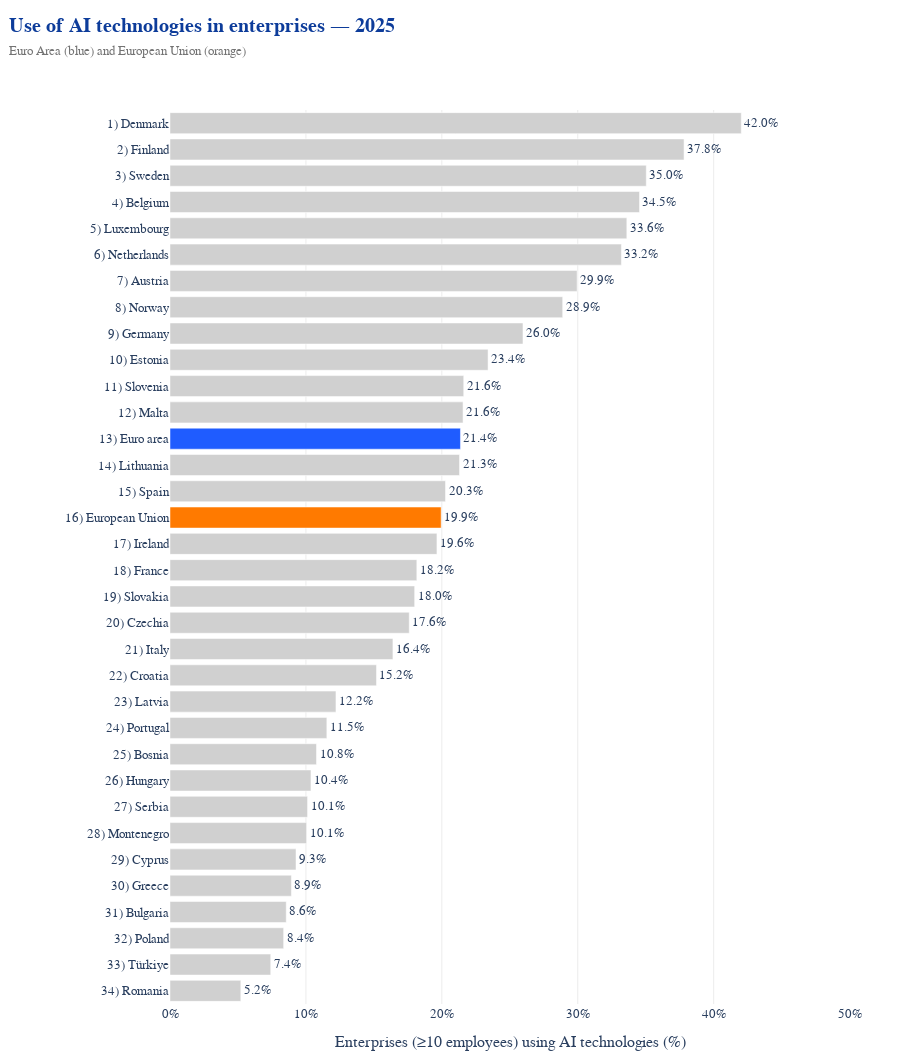

Source (notebook cell):
### Code cell
fig = bar_ranking_year_plotly(long, year=2025)
fig.show()

### Figure 1 — Plotly figure (JSON) as saved in the notebook; plotly's stock layout.template omitted (floating-point values rounded to 4 significant figures)
{"data": [{"cliponaxis": false, "hovertemplate": "<b>%{y}</b><br>%{x:.1f}%<extra></extra>", "marker": {"color": ["#D0D0D0", "#D0D0D0", "#D0D0D0", "#D0D0D0", "#D0D0D0", "#D0D0D0", "#D0D0D0", "#D0D0D0", "#D0D0D0", "#D0D0D0", "#D0D0D0", "#D0D0D0", "#1f5cff", "#D0D0D0", "#D0D0D0", "#ff7a00", "#D0D0D0", "#D0D0D0", "#D0D0D0", "#D0D0D0", "#D0D0D0", "#D0D0D0", "#D0D0D0", "#D0D0D0", "#D0D0D0", "#D0D0D0", "#D0D0D0", "#D0D0D0", "#D0D0D0", "#D0D0D0", "#D0D0D0", "#D0D0D0", "#D0D0D0", "#D0D0D0"]}, "orientation": "h", "text": ["42.0%", "37.8%", "35.0%", "34.5%", "33.6%", "33.2%", "29.9%", "28.9%", "26.0%", "23.4%", "21.6%", "21.6%", "21.4%", "21.3%", "20.3%", "19.9%", "19.6%", "18.2%", "18.0%", "17.6%", "16.4%", "15.2%", "12.2%", "11.5%", "10.8%", "10.4%", "10.1%", "10.1%", "9.3%", "8.9%", "8.6%", "8.4%", "7.4%", "5.2%"], "textposition": "outside", "type": "bar", "x": [42.03, 37.82, 35.04, 34.54, 33.61, 33.21, 29.95, 28.89, 25.97, 23.4, 21.61, 21.56, 21.37, 21.3, 20.27, 19.95, 19.64, 18.16, 18.0, 17.6, 16.4, 15.19, 12.21, 11.54, 10.78, 10.37, 10.12, 10.05, 9.27, 8.93, 8.55, 8.36, 7.41, 5.21], "y": ["1) Denmark", "2) Finland", "3) Sweden", "4) Belgium", "5) Luxembourg", "6) Netherlands", "7) Austria", "8) Norway", "9) Germany", "10) Estonia", "11) Slovenia", "12) Malta", "13) Euro area", "14) Lithuania", "15) Spain", "16) European Union", "17) Ireland", "18) France", "19) Slovakia", "20) Czechia", "21) Italy", "22) Croatia", "23) Latvia", "24) Portugal", "25) Bosnia", "26) Hungary", "27) Serbia", "28) Montenegro", "29) Cyprus", "30) Greece", "31) Bulgaria", "32) Poland", "33) Türkiye", "34) Romania"]}], "layout": {"font": {"family": "Arial", "size": 13}, "height": 1064, "margin": {"b": 60, "l": 170, "r": 50, "t": 110}, "showlegend": false, "title": {"text": "<span style='color:#0D3C9A; font-size:20px;'><b>Use of AI technologies in enterprises — 2025</b></span><br><span style='color:rgba(0,0,0,0.55); font-size:13px;'>Euro Area (blue) and European Union (orange)</span>", "x": 0.01, "xanchor": "left", "y": 0.97}, "xaxis": {"gridcolor": "rgba(0,0,0,0.08)", "range": [0, 50.03], "showgrid": true, "ticksuffix": "%", "title": {"text": "Enterprises (≥10 employees) using AI technologies (%)"}, "zeroline": false}, "yaxis": {"autorange": "reversed", "showgrid": false, "title": {"text": ""}}}}
